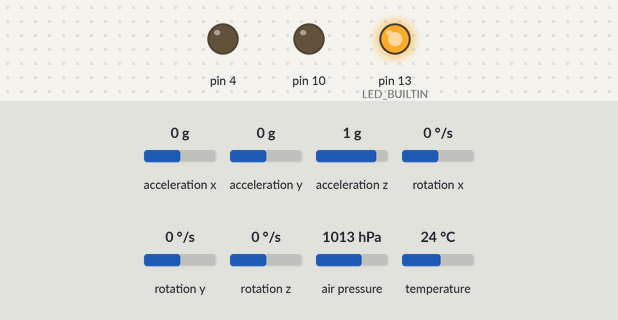
Recording of a sketch running on a simulated Arduino Uno, built with avr-gcc and run on an emulated ATmega328P. On the bench: output pins drawn as LEDs (lit = HIGH). The inputs (shaded band) are chosen by the test bench; at power-on: acceleration x 0 g, acceleration y 0 g, acceleration z 1 g, rotation x 0 °/s, rotation y 0 °/s, rotation z 0 °/s, air pressure 1013 hPa, temperature 24 °C. Storage starts empty; what the sketch prints to the serial monitor is not drawn.

Above: at 0.1 s.
At 3.6 s:
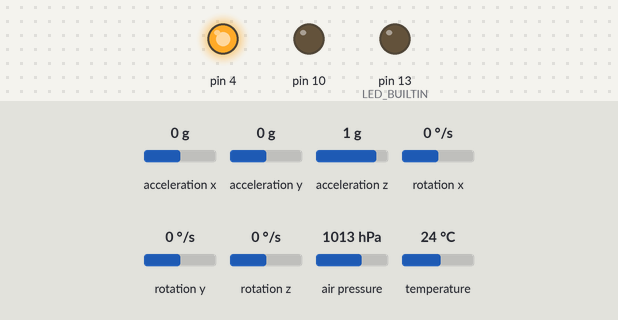
At 6.8 s:
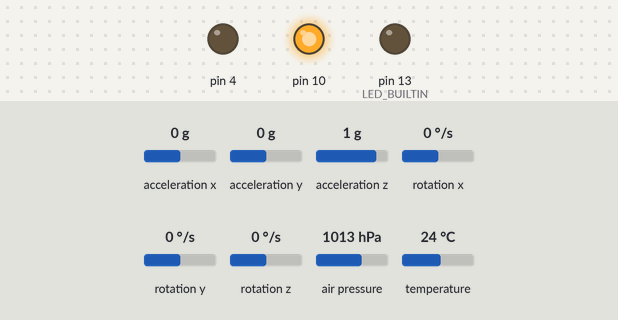
At 20.1 s:
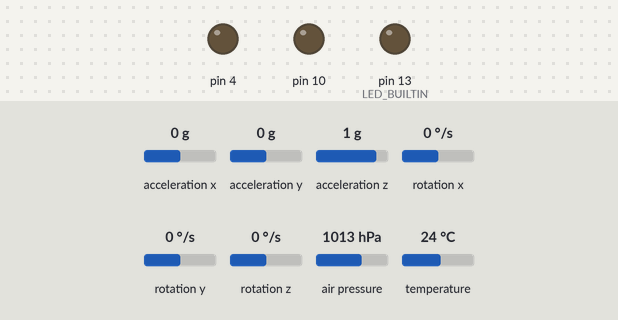
Timing chart, 0 to 21.6 s (numbered marks = the images above):
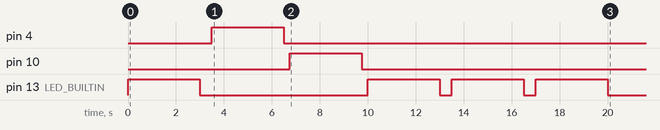

The sketch:

IntegratedAvionics1-1.ino
```cpp
//////////////////////////////////////////////
// Apogee Detection And Safe Dual-Deployment//
// Pyrotechnic Activation                   //
//                                          //
//      ENGINEERS:                          //
//    Anton Kulinich (M.S. AE)              //
//    Dan Sullivan (B.S. AE)                //
//                                          //
//      DATE:                               //
//    4/13/2022                             //
//                                          //
//      DESCRIPTION:                        //
//   The program is designed to detect the  //
//   pressure and altitude using a BMP280.  //
//   With the altitude detected upon        //
//   program startup, the program will      //
//   determine the minimum safe altitude    //
//   at which the onboard pyrotechnics      //
//   may fire. The pyrotechnics are to be   //
//   fired when (a) apogee is detected      //
//   within 1 meter, (b) the rocket is      //
//   above the minimum safe distance, and   //
//   (c)[main parachute only] when the      //
//   rocket is between the minimum safe     //
//   distance and 100 meters above the      //
//   minimum safe distance.                 //
//                                          //
//       NOTES:                             //
//    Further optimizations are needed.     //
//    Current sketch uses:                  //
//        PROGRAM STORAGE SPACE: 90%        //
//        GLOBAL VARIABLES:      66%        //
//                                          //
//                                          //
//////////////////////////////////////////////


/////////////////////////////////////////////
// Library Declaration                     //
/////////////////////////////////////////////


#include <Adafruit_MPU6050.h>
#include <Adafruit_Sensor.h>
#include <Adafruit_BMP280.h>
#include <SPI.h>
#include <SD.h>
#include <Wire.h>


/////////////////////////////////////////////
// Sensor Declaration                      //
/////////////////////////////////////////////


Adafruit_BMP280 bmp;
Adafruit_MPU6050 mpu;


/////////////////////////////////////////////
// Variable Declaration                    //
/////////////////////////////////////////////


int chip_select = 8;
int falling_count;
float current_alt;
int previous_alt;                         /////////////////////////////////////
//////////////////////////////////////////// ADJUST LOCAL PRESSURE LAUNCH DAY//
int local_pressure = 1023.00;             /////////////////////////////////////
int ref_alt;
File myFile;
String fileName = "accelx4.csv";
unsigned long time;
bool MarkApge = false;
//int safedist = 500 * (1 / 3.281);
int safedist = 128;
int safealt = ref_alt + safedist;
//int armdist = 300 * (1 / 3.281);
int armdist = 129;
int armalt = ref_alt + armdist;


/////////////////////////////////////////////
// Single-Run & setup                      //
/////////////////////////////////////////////


void setup() {
  //unsigned status1;
  pinMode(LED_BUILTIN, OUTPUT);
  pinMode(4, OUTPUT);
  pinMode(10, OUTPUT);
  dosh();
  dash();
  dot();
  poweronblink();
  Serial.begin(115200);
  // put your setup code here, to run once:
  while (!Serial) delay(100); // wait for native usb

  Serial.print(F("Initializing SD Card..."));
  if (!SD.begin(chip_select)) {
    Serial.println(F("SD card initialization failed!"));
    while (1);
  }
  Serial.println(F("initialization done."));
  Serial.println(F("--------------------"));
  Serial.print(F("beginning apogee detection test"));
  bool status1 = bmp.begin(0x76);
  bool status2 = mpu.begin(0x68);
  if (!status1 && !status2) {
    Serial.println(F("Could not find a valid BMP280 or MPU sensor"));
    while (1) delay(10);
  }


  /////////////////////////////////////////////
  // Activate BMP Oversampling               //
  /////////////////////////////////////////////


  bmp.setSampling(Adafruit_BMP280::MODE_NORMAL,     /* Operating Mode. */
                  Adafruit_BMP280::SAMPLING_X2,     /* Temp. oversampling */
                  Adafruit_BMP280::SAMPLING_X16,    /* Pressure oversampling */
                  Adafruit_BMP280::FILTER_X16,      /* Filtering. */
                  Adafruit_BMP280::STANDBY_MS_1); /* Standby time. */


  /////////////////////////////////////////////
  // Activate MPU                            //
  /////////////////////////////////////////////


  mpu.setAccelerometerRange(MPU6050_RANGE_16_G);
  mpu.setGyroRange(MPU6050_RANGE_250_DEG);
  mpu.setFilterBandwidth(MPU6050_BAND_21_HZ);
  Serial.println("");


  /////////////////////////////////////////////
  // Determine reference altitude            //
  /////////////////////////////////////////////

  int sum;
  for (byte i = 0; i < 100; i++)
  {
    sum += current_alt;
    current_alt = bmp.readAltitude(local_pressure);
  }
  sum = sum / 100;
  ref_alt = sum;


  /////////////////////////////////////////////
  // Determine safety altitude from current  //
  /////////////////////////////////////////////

  Serial.println(F("\nReference Altitude Completed:"));
  Serial.print(ref_alt);
  Serial.println(F("\nSafety Altitude:"));
  Serial.print(safealt);
}

/////////////////////////////////////////////
// Repeated Functions placed here          //
/////////////////////////////////////////////


void loop() {

  myFile = SD.open(fileName, FILE_WRITE);
  if (myFile) {
    Serial.println(F(" Opened file, begin writing data..."));
  } else {
    Serial.print(F("error opening file"));
    exit(0);
  }

  //time = millis();
  float accel_x;
  float altitude;
  int j = 0;
  //condition in while statement will have to do with the rocket flying, the while loop will exit when the rocket has confirmed landed
  //write functions for different stages of flight, let them return BOOLEAN
  while (j <= 2000) {
    sensors_event_t a, g, temp;
    mpu.getEvent(&a, &g, &temp);

    accel_x = a.acceleration.x;
    altitude = bmp.readAltitude(local_pressure);
    time = millis();
    myFile.println((String)time + "," + (String)accel_x + "," + (String)altitude);
    j++;
    delay(10);
  }
  myFile.close();
  Serial.print("-------------");
  Serial.print("file written and closed");

  current_alt = bmp.readAltitude(local_pressure);
  Serial.print(altitude);
  // Serial.println(current_alt);
  apogeeCheck();
  previous_alt = current_alt;
}


/////////////////////////////////////////////
// Determining when rocket is at apogee    //
/////////////////////////////////////////////


void apogeeCheck() {
  if (current_alt < previous_alt) {
    falling_count++;
    //Serial.print("lower altitude detected");
    //Serial.print("\n");
  } else {
    falling_count = 0;
    //   Serial.println("altitude climbing...");
  }
  if (falling_count == 1 && current_alt > safealt) {
    Serial.println(F("appogee_reached"));
    (MarkApge = true);
    dash();
    dash();
    dash();
  }
  if (falling_count == 1 && current_alt > safealt && current_alt < armalt){
    Serial.println(F("Firing 2nd charge"));
    dot();
    dot();
    dot();
  }
}

//////////////////////////////////////////////////
// Activate onboard LED to signal program start //
//////////////////////////////////////////////////


void poweronblink() {
  dosh();
  dosh();
  dosh();
}


/////////////////////////////////////////////
// Apogee pyro                             //
/////////////////////////////////////////////


//void apogeeignition() {

//  if (current_alt > safealt && falling_count >= 1) {
//    Serial.print(F("Apogee deployment alt:"));
//    Serial.print(current_alt);
//    dash();
//    dash();
//    dash();

//  }
//}


/////////////////////////////////////////////
// Main Parachute Pyro                     //
/////////////////////////////////////////////


//void pyroignition() {

//  if (current_alt > safealt && falling_count >= 1 && current_alt < armalt) {
//    Serial.print(F("2nd deployment alt:"));
//    Serial.print(current_alt);
//    dot();
//    dot();
//    dot();
//  }
//}


/////////////////////////////////////////////
// Reducing memory usage through functions //
/////////////////////////////////////////////
void dot()
{
  digitalWrite(10, HIGH);
  delay(3000);
  digitalWrite(10, LOW);
  delay(250);
}

void dash()
{
  digitalWrite(4, HIGH);
  delay(3000);
  digitalWrite(4, LOW);
  delay(250);
}

void dosh()
{
  digitalWrite(LED_BUILTIN, HIGH);
  delay(3000);
  digitalWrite(LED_BUILTIN, LOW);
  delay(500);
}
```
